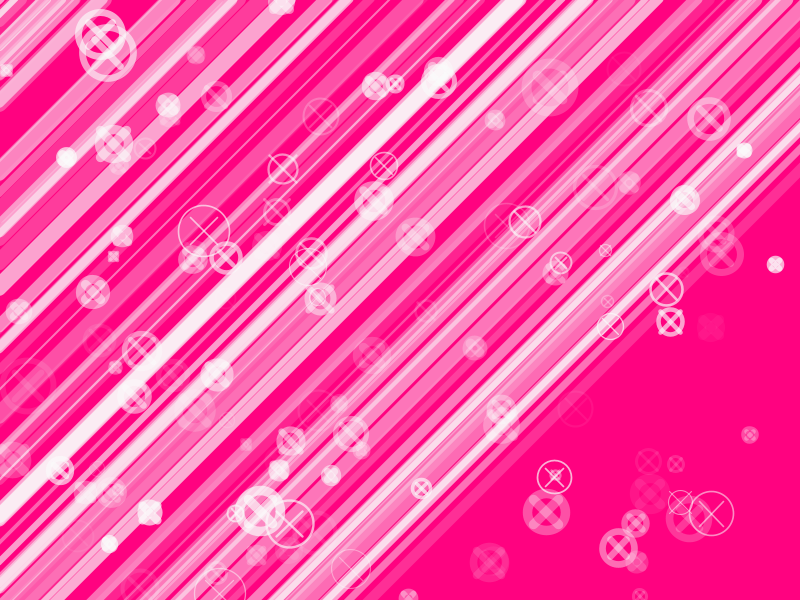
Frame 1 (no input)
Frame 60 (the mouse pressed at the canvas centre just before this capture): identical to frame 1, image omitted
Frame 120 (the mouse held since frame 60 and released just before this capture): identical to frame 1, image omitted

The Processing sketch that drew this single still picture (run headless with seeded random() and noise(); from frame 60 on, the mouse is pressed at the canvas centre):

// Processing sketch: prueba1
// ── prueba1.pde

int FPS = 60;
PGraphics fondo;

void setup() {
  size(800, 600);
  fondo = createGraphics(width, height);
  crearFondo();
}

void draw() {
  image(fondo, 0, 0);
}
void keyPressed() {
  crearFondo();
}
void crearFondo() {
  fondo.beginDraw();
  fondo.background(#FF0280);
  float diag = dist(0, 0, width, height);
  for (int i = 0; i < 80; i++) {
    float pos = random(diag);
    fondo.strokeWeight(random(1, 20));
    fondo.stroke(250, random(10, 180));
    fondo.line(-2, pos, pos, -2);
  }
  for (int i = 0; i < 120; i++) {
    float tt = random(6, 28);
    float x = random(width);
    float y = random(height);
    fondo.strokeWeight(random(1, 10));
    fondo.stroke(250, random(10, 180));
    fondo.noFill();
    float ttt = tt * random(1, 2);
    fondo.ellipse(x, y, ttt, ttt);
    tt = tt /2;
    fondo.line(x-tt, y-tt, x+tt, y+tt);
    fondo.line(x-tt, y+tt, x+tt, y-tt);
  }
  fondo.endDraw();
}

class Titulo {
  float x, y, w, h, time;
  String txt;
  PFont font;
  PGraphics ctx;
  Titulo(float x, float y, float w, float h, String txt, PFont font) {
    this.x = x;
    this.y = y; 
    this.w = w; 
    this.h = h;
    this.txt = txt;
    this.font = font;
  }
  void update(){
      
  }
  
  void draw(){
    
  }
}
